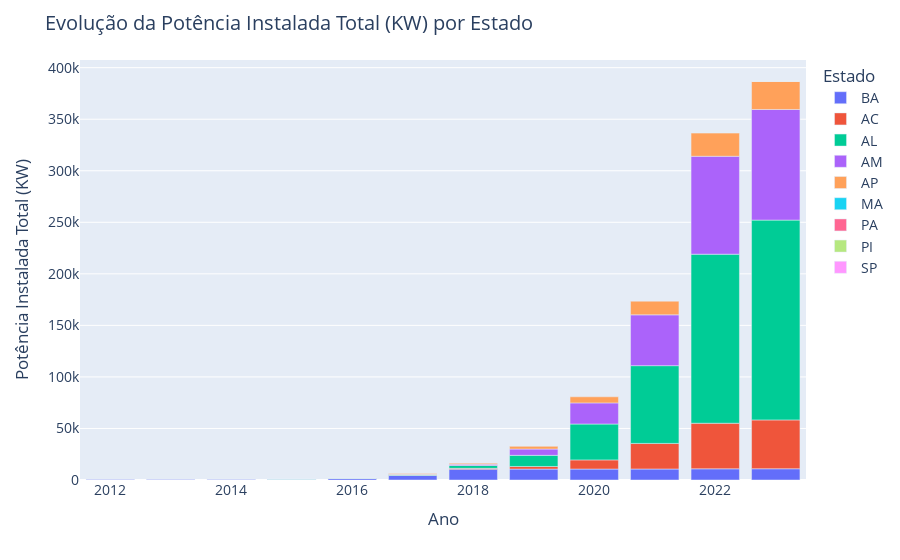

The notebook cell saved with this chart:
### Code cell
# Somatório de crescimento de Potencia instalada KW por

import pandas as pd
import plotly.express as px
import plotly.graph_objects as go


# Manipulações para Gráfico 2 - evolução temporal da Potência Instalada Total (KW) por Estado;
df['Mes'] = pd.DatetimeIndex(df['DthAtualizaCadastralEmpreend']).month
df['Ano'] = pd.DatetimeIndex(df['DthAtualizaCadastralEmpreend']).year
df['NumCPFCNPJ'] = pd.to_numeric(df['NumCPFCNPJ'], errors='coerce')
df['MdaPotenciaInstaladaKW'] = df['MdaPotenciaInstaladaKW'].astype('str')
df['MdaPotenciaInstaladaKW'] = df['MdaPotenciaInstaladaKW'].str.replace(',', '.')
df['MdaPotenciaInstaladaKW'] = pd.to_numeric(df['MdaPotenciaInstaladaKW'], errors='coerce')

# Agrupar dados e somar as potências instaladas
counts2 = df.groupby(['Ano', 'SigUF']).agg({'MdaPotenciaInstaladaKW': 'sum', 'NumCPFCNPJ': 'sum'}).reset_index()

# Adicionar coluna com o somatório da potência instalada ao longo do tempo
counts2['PotenciaCumulativa'] = counts2.groupby(['SigUF'])['MdaPotenciaInstaladaKW'].cumsum()
counts2['Crescimento'] = counts2.groupby('SigUF')['MdaPotenciaInstaladaKW'].pct_change()

# Criar o gráfico de dispersão
fig2 = px.bar(counts2, x='Ano', y='PotenciaCumulativa', color='SigUF', facet_col_wrap=2,
               barmode='relative')
# Atualizar o layout do gráfico
fig2.update_layout(
    title='Evolução da Potência Instalada Total (KW) por Estado',
    xaxis_title='Ano',
    yaxis_title='Potência Instalada Total (KW)',
    legend_title='Estado',
    font=dict(size=14),
    hovermode='x unified'
)

# Adicionar a linha de tendência para o crescimento médio de cada estado


# acrescentar card com KPI por estado
#tabela_crescimento = counts2.groupby(['SigUF', 'Ano'])['Crescimento'].mean().unstack()
#print(tabela_crescimento)

# Mostrar o gráfico
fig2.show()

### Figure 1 — Plotly figure (JSON) as saved in the notebook; plotly's stock layout.template omitted (floating-point values rounded to 4 significant figures)
{"data": [{"alignmentgroup": "True", "hovertemplate": "SigUF=BA<br>Ano=%{x}<br>PotenciaCumulativa=%{y}<extra></extra>", "legendgroup": "BA", "marker": {"color": "#636efa", "pattern": {"shape": ""}}, "name": "BA", "offsetgroup": "BA", "orientation": "v", "showlegend": true, "textposition": "auto", "type": "bar", "x": [2012, 2013, 2014, 2015, 2016, 2017, 2018, 2019, 2020, 2021, 2022, 2023], "xaxis": "x", "y": [403, 405.4, 534, 796.2, 1562.0, 4416.0, 10540.0, 10580.0, 10620.0, 10660.0, 10860.0, 10900.0], "yaxis": "y"}, {"alignmentgroup": "True", "hovertemplate": "SigUF=AC<br>Ano=%{x}<br>PotenciaCumulativa=%{y}<extra></extra>", "legendgroup": "AC", "marker": {"color": "#EF553B", "pattern": {"shape": ""}}, "name": "AC", "offsetgroup": "AC", "orientation": "v", "showlegend": true, "textposition": "auto", "type": "bar", "x": [2015, 2016, 2017, 2018, 2019, 2020, 2021, 2022, 2023], "xaxis": "x", "y": [38.5, 40.5, 253.4, 776.1, 2536.0, 8902.0, 24830.0, 44200.0, 47390.0], "yaxis": "y"}, {"alignmentgroup": "True", "hovertemplate": "SigUF=AL<br>Ano=%{x}<br>PotenciaCumulativa=%{y}<extra></extra>", "legendgroup": "AL", "marker": {"color": "#00cc96", "pattern": {"shape": ""}}, "name": "AL", "offsetgroup": "AL", "orientation": "v", "showlegend": true, "textposition": "auto", "type": "bar", "x": [2015, 2016, 2017, 2018, 2019, 2020, 2021, 2022, 2023], "xaxis": "x", "y": [93.07, 260.2, 703.4, 2782.0, 10800.0, 34780.0, 75430.0, 164000.0, 193800.0], "yaxis": "y"}, {"alignmentgroup": "True", "hovertemplate": "SigUF=AM<br>Ano=%{x}<br>PotenciaCumulativa=%{y}<extra></extra>", "legendgroup": "AM", "marker": {"color": "#ab63fa", "pattern": {"shape": ""}}, "name": "AM", "offsetgroup": "AM", "orientation": "v", "showlegend": true, "textposition": "auto", "type": "bar", "x": [2015, 2016, 2017, 2018, 2019, 2020, 2021, 2022, 2023], "xaxis": "x", "y": [26.52, 54.86, 280.6, 1133.0, 6108.0, 20490.0, 49290.0, 94980.0, 107300.0], "yaxis": "y"}, {"alignmentgroup": "True", "hovertemplate": "SigUF=AP<br>Ano=%{x}<br>PotenciaCumulativa=%{y}<extra></extra>", "legendgroup": "AP", "marker": {"color": "#FFA15A", "pattern": {"shape": ""}}, "name": "AP", "offsetgroup": "AP", "orientation": "v", "showlegend": true, "textposition": "auto", "type": "bar", "x": [2017, 2018, 2019, 2020, 2021, 2022, 2023], "xaxis": "x", "y": [555, 1007.0, 2634.0, 5908.0, 13260.0, 22480.0, 27520.0], "yaxis": "y"}, {"alignmentgroup": "True", "hovertemplate": "SigUF=MA<br>Ano=%{x}<br>PotenciaCumulativa=%{y}<extra></extra>", "legendgroup": "MA", "marker": {"color": "#19d3f3", "pattern": {"shape": ""}}, "name": "MA", "offsetgroup": "MA", "orientation": "v", "showlegend": true, "textposition": "auto", "type": "bar", "x": [2023], "xaxis": "x", "y": [24.2], "yaxis": "y"}, {"alignmentgroup": "True", "hovertemplate": "SigUF=PA<br>Ano=%{x}<br>PotenciaCumulativa=%{y}<extra></extra>", "legendgroup": "PA", "marker": {"color": "#FF6692", "pattern": {"shape": ""}}, "name": "PA", "offsetgroup": "PA", "orientation": "v", "showlegend": true, "textposition": "auto", "type": "bar", "x": [2023], "xaxis": "x", "y": [43.15], "yaxis": "y"}, {"alignmentgroup": "True", "hovertemplate": "SigUF=PI<br>Ano=%{x}<br>PotenciaCumulativa=%{y}<extra></extra>", "legendgroup": "PI", "marker": {"color": "#B6E880", "pattern": {"shape": ""}}, "name": "PI", "offsetgroup": "PI", "orientation": "v", "showlegend": true, "textposition": "auto", "type": "bar", "x": [2023], "xaxis": "x", "y": [21], "yaxis": "y"}, {"alignmentgroup": "True", "hovertemplate": "SigUF=SP<br>Ano=%{x}<br>PotenciaCumulativa=%{y}<extra></extra>", "legendgroup": "SP", "marker": {"color": "#FF97FF", "pattern": {"shape": ""}}, "name": "SP", "offsetgroup": "SP", "orientation": "v", "showlegend": true, "textposition": "auto", "type": "bar", "x": [2023], "xaxis": "x", "y": [3.3], "yaxis": "y"}], "layout": {"barmode": "relative", "font": {"size": 14}, "hovermode": "x unified", "legend": {"title": {"text": "Estado"}, "tracegroupgap": 0}, "margin": {"t": 60}, "title": {"text": "Evolução da Potência Instalada Total (KW) por Estado"}, "xaxis": {"anchor": "y", "domain": [0, 1], "title": {"text": "Ano"}}, "yaxis": {"anchor": "x", "domain": [0, 1], "title": {"text": "Potência Instalada Total (KW)"}}}}
